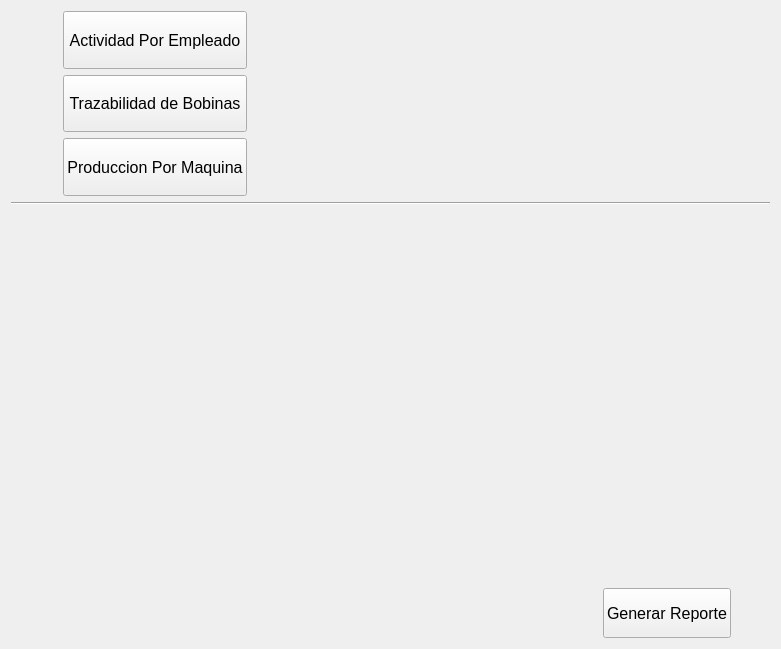
<?xml version="1.0" encoding="UTF-8"?>
<ui version="4.0">
 <class>Admin</class>
 <widget class="QWidget" name="Admin">
  <property name="geometry">
   <rect>
    <x>0</x>
    <y>0</y>
    <width>781</width>
    <height>649</height>
   </rect>
  </property>
  <property name="windowTitle">
   <string>Form</string>
  </property>
  <layout class="QVBoxLayout" name="verticalLayout" stretch="3,0,6,1">
   <item>
    <layout class="QHBoxLayout" name="horizontalLayout" stretch="1,0,10">
     <item>
      <spacer name="horizontalSpacer_3">
       <property name="orientation">
        <enum>Qt::Horizontal</enum>
       </property>
       <property name="sizeHint" stdset="0">
        <size>
         <width>40</width>
         <height>20</height>
        </size>
       </property>
      </spacer>
     </item>
     <item>
      <layout class="QVBoxLayout" name="verticalLayout_2" stretch="0,0,0">
       <item>
        <widget class="QPushButton" name="pushButton_ActPorEmpleado">
         <property name="sizePolicy">
          <sizepolicy hsizetype="Minimum" vsizetype="Preferred">
           <horstretch>0</horstretch>
           <verstretch>0</verstretch>
          </sizepolicy>
         </property>
         <property name="font">
          <font>
           <pointsize>12</pointsize>
          </font>
         </property>
         <property name="text">
          <string>Actividad Por Empleado</string>
         </property>
        </widget>
       </item>
       <item>
        <widget class="QPushButton" name="pushButton_TrazBobinas">
         <property name="sizePolicy">
          <sizepolicy hsizetype="Minimum" vsizetype="Preferred">
           <horstretch>0</horstretch>
           <verstretch>0</verstretch>
          </sizepolicy>
         </property>
         <property name="font">
          <font>
           <pointsize>12</pointsize>
          </font>
         </property>
         <property name="text">
          <string>Trazabilidad de Bobinas</string>
         </property>
        </widget>
       </item>
       <item>
        <widget class="QPushButton" name="pushButton_ProdPorMaquina">
         <property name="sizePolicy">
          <sizepolicy hsizetype="Minimum" vsizetype="Preferred">
           <horstretch>0</horstretch>
           <verstretch>0</verstretch>
          </sizepolicy>
         </property>
         <property name="font">
          <font>
           <pointsize>12</pointsize>
          </font>
         </property>
         <property name="text">
          <string>Produccion Por Maquina</string>
         </property>
         <property name="flat">
          <bool>false</bool>
         </property>
        </widget>
       </item>
      </layout>
     </item>
     <item>
      <spacer name="horizontalSpacer">
       <property name="orientation">
        <enum>Qt::Horizontal</enum>
       </property>
       <property name="sizeHint" stdset="0">
        <size>
         <width>760</width>
         <height>20</height>
        </size>
       </property>
      </spacer>
     </item>
    </layout>
   </item>
   <item>
    <widget class="Line" name="line">
     <property name="orientation">
      <enum>Qt::Horizontal</enum>
     </property>
    </widget>
   </item>
   <item>
    <widget class="QWidget" name="widgetAvailableOptions" native="true">
     <property name="enabled">
      <bool>true</bool>
     </property>
     <layout class="QHBoxLayout" name="horizontalLayout_3"/>
    </widget>
   </item>
   <item>
    <layout class="QHBoxLayout" name="horizontalLayout_2" stretch="15,0,1">
     <item>
      <spacer name="horizontalSpacer_2">
       <property name="orientation">
        <enum>Qt::Horizontal</enum>
       </property>
       <property name="sizeHint" stdset="0">
        <size>
         <width>40</width>
         <height>20</height>
        </size>
       </property>
      </spacer>
     </item>
     <item>
      <widget class="QPushButton" name="pushButton_GenerarReporte">
       <property name="sizePolicy">
        <sizepolicy hsizetype="Minimum" vsizetype="Fixed">
         <horstretch>0</horstretch>
         <verstretch>0</verstretch>
        </sizepolicy>
       </property>
       <property name="minimumSize">
        <size>
         <width>0</width>
         <height>50</height>
        </size>
       </property>
       <property name="font">
        <font>
         <pointsize>12</pointsize>
        </font>
       </property>
       <property name="text">
        <string>Generar Reporte</string>
       </property>
      </widget>
     </item>
     <item>
      <spacer name="horizontalSpacer_4">
       <property name="orientation">
        <enum>Qt::Horizontal</enum>
       </property>
       <property name="sizeHint" stdset="0">
        <size>
         <width>40</width>
         <height>20</height>
        </size>
       </property>
      </spacer>
     </item>
    </layout>
   </item>
  </layout>
 </widget>
 <resources/>
 <connections/>
</ui>
